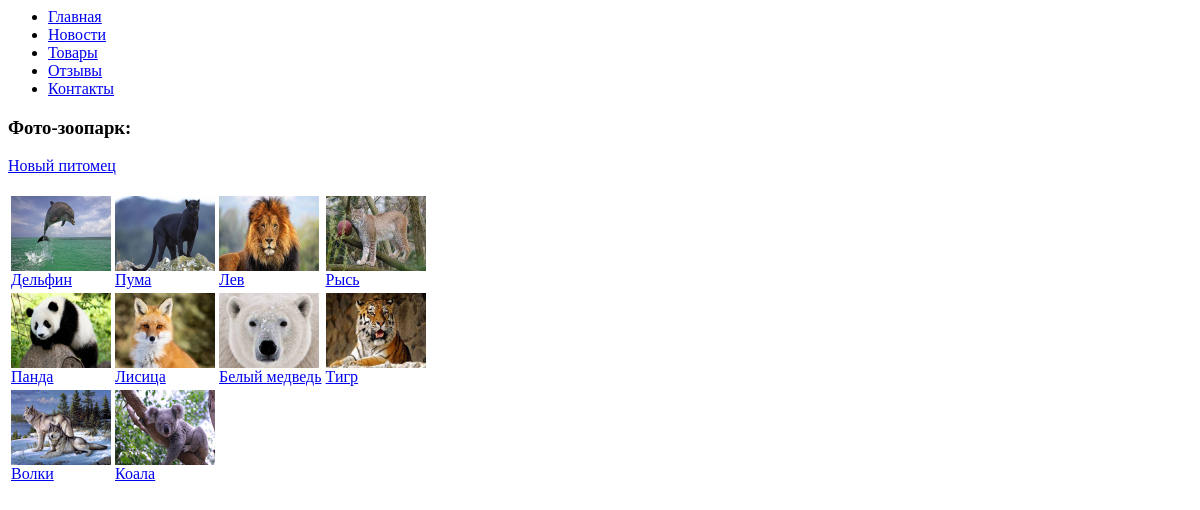
Before: /gallery.php with the older database file.
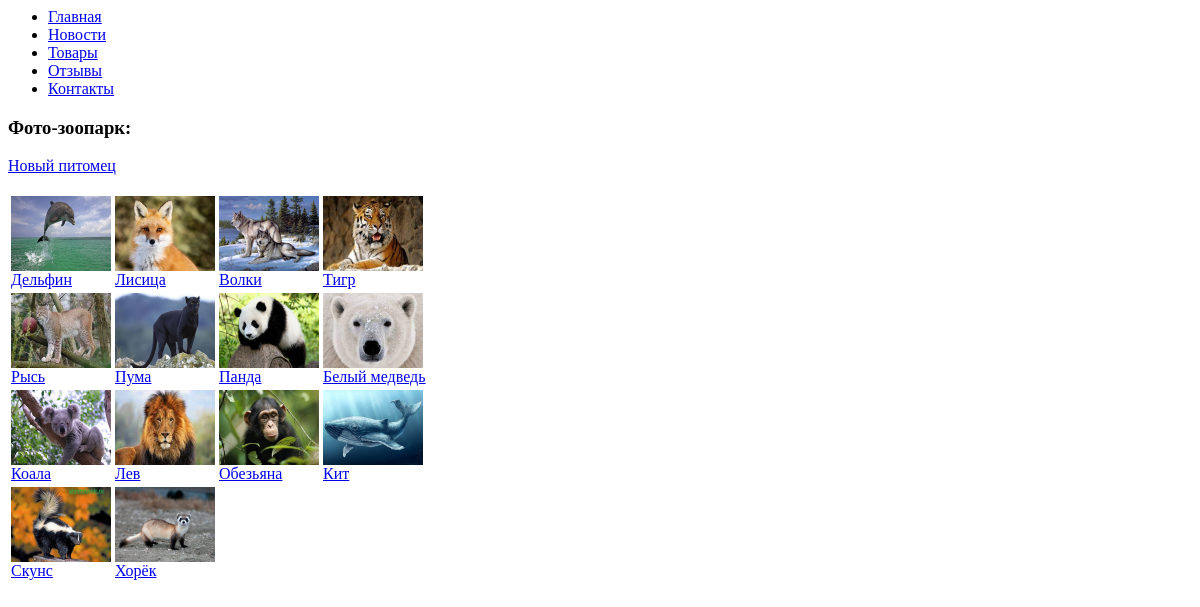
After: the same page with the newer database file.
### tables this page shows
CREATE TABLE `gallery` (
  `id` smallint(5) UNSIGNED NOT NULL COMMENT 'id товара',
  `id_category` smallint(5) NOT NULL COMMENT 'id категории товара',
  `url` varchar(255) NOT NULL COMMENT 'Расположение фотографии животного',
  `size` int(10) UNSIGNED NOT NULL COMMENT 'Размер в байтах демонстрационной картинки',
  `name` varchar(255) NOT NULL COMMENT 'Наименование товара',
  `description` varchar(1024) DEFAULT NULL COMMENT 'Описание товара',
  `views` smallint(5) DEFAULT NULL COMMENT 'Количество просмотров',
  `price` decimal(5,2) UNSIGNED NOT NULL COMMENT 'Цена товара'
);

### engine/db.php (called while the page is built, shortened)
<?php
function createConnection()
{
    $db = mysqli_connect(DB_HOST, DB_USER, DB_PASS, DB_NAME);
    mysqli_set_charset($db, 'utf8');
    return $db;
}
function getAssocResult(
    string  $sql = ''
):array
{
    $db = createConnection();
    $result = mysqli_query($db, $sql);
    $arrayResult = [];
    while ($row = mysqli_fetch_assoc($result)) {
        $arrayResult[] = $row;
    }
    return $arrayResult;
}

### engine/functions.php (called while the page is built, shortened)
<?php
function render(
    string  $file = '',
    array   $variables = []
):string
{
	$templateContent = file_get_contents($file);
	foreach ($variables as $varName => $varValue) {
		$varName = '{{' . strtoupper($varName) . '}}';
		$templateContent = str_replace($varName, $varValue, $templateContent);
	}
	return $templateContent;
}

### engine/gallery.php (the view, shortened to what this page needs)
<?php
function renderGallery(
    $fArrayImages = [],
    $fColumns = 3
)
{
    $urls = $fArrayImages;
    $k = 0;
    $result = '';
    $result .= '<table>';
    foreach ($urls as $url) {
        if ($k % $fColumns == 0) echo '<tr>';
        $result .= '<td>';
            $result .= '<a href=image.php?id=' . strval($url['id']) . '>';
            $result .= '<img src=' .  $url['url'] . ' alt=' . $url['name'] . ' width="100"/>';
            $result .= '<br>' . $url['name'];
            $result .= '</a>';
        $result .= '</td>';
        if ((($k + 1) % $fColumns == 0)) {
            $result .= '</tr>';
        }
        $k++;
    }
    $result .= '</table>';
    return $result;
}
function getImages(
    string  $sql = ''
):array
{
    $result = getAssocResult($sql);
    return $result;
}

### public/gallery.php (shortened to what this page needs)
<?php
echo render(TEMPLATES_DIR . 'gallery.tpl',[
        'title'     => 'Фото-зоопарк',
        'head'      => 'Фото-зоопарк:',
        'content'   => renderGallery(getImages('SELECT * FROM gallery ORDER BY `views` DESC'), COLUMNS)
]);

Changed rows visible on the page:
added gallery: url (picture), name "Обезьяна"
added gallery: url (picture), name "Кит"
added gallery: url (picture), name "Скунс"
added gallery: url (picture), name "Хорёк"
